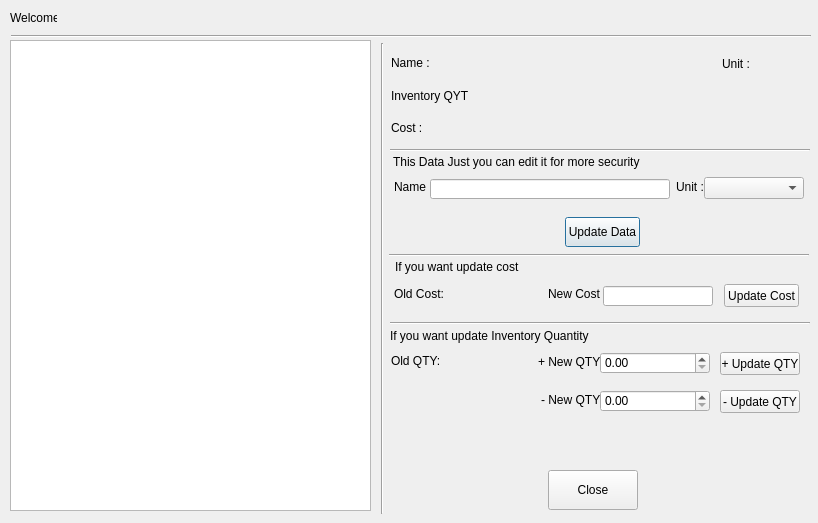
<?xml version="1.0" encoding="UTF-8"?>
<ui version="4.0">
	<class>editTODialog</class>
	<widget class="QDialog" name="editTODialog">
		<property name="geometry">
			<rect>
				<x>0</x>
				<y>0</y>
				<width>818</width>
				<height>523</height>
			</rect>
		</property>
		<property name="windowTitle">
			<string>Edit Tools</string>
		</property>
		<widget class="QLabel" name="label">
			<property name="geometry">
				<rect>
					<x>10</x>
					<y>10</y>
					<width>47</width>
					<height>16</height>
				</rect>
			</property>
			<property name="text">
				<string>Welcome,</string>
			</property>
		</widget>
		<widget class="QLabel" name="loggeduserlbl">
			<property name="geometry">
				<rect>
					<x>61</x>
					<y>11</y>
					<width>170</width>
					<height>16</height>
				</rect>
			</property>
			<property name="font">
				<font>
					<weight>75</weight>
					<bold>true</bold>
				</font>
			</property>
			<property name="text">
				<string/>
			</property>
		</widget>
		<widget class="Line" name="line">
			<property name="geometry">
				<rect>
					<x>11</x>
					<y>28</y>
					<width>800</width>
					<height>16</height>
				</rect>
			</property>
			<property name="orientation">
				<enum>Qt::Horizontal</enum>
			</property>
		</widget>
		<widget class="QWidget" name="verticalLayoutWidget">
			<property name="geometry">
				<rect>
					<x>391</x>
					<y>50</y>
					<width>81</width>
					<height>91</height>
				</rect>
			</property>
			<layout class="QVBoxLayout" name="verticalLayout">
				<item>
					<widget class="QLabel" name="label_3">
						<property name="text">
							<string>Name :</string>
						</property>
					</widget>
				</item>
				<item>
					<widget class="QLabel" name="label_4">
						<property name="text">
							<string>Inventory QYT :</string>
						</property>
					</widget>
				</item>
				<item>
					<widget class="QLabel" name="label_8">
						<property name="text">
							<string>Cost :</string>
						</property>
					</widget>
				</item>
			</layout>
		</widget>
		<widget class="Line" name="line_2">
			<property name="geometry">
				<rect>
					<x>372</x>
					<y>43</y>
					<width>20</width>
					<height>471</height>
				</rect>
			</property>
			<property name="orientation">
				<enum>Qt::Vertical</enum>
			</property>
		</widget>
		<widget class="QLabel" name="tonamelbl">
			<property name="geometry">
				<rect>
					<x>430</x>
					<y>56</y>
					<width>270</width>
					<height>20</height>
				</rect>
			</property>
			<property name="text">
				<string/>
			</property>
		</widget>
		<widget class="QLabel" name="label_7">
			<property name="geometry">
				<rect>
					<x>722</x>
					<y>54</y>
					<width>30</width>
					<height>20</height>
				</rect>
			</property>
			<property name="text">
				<string>Unit :</string>
			</property>
		</widget>
		<widget class="QLabel" name="tocostlbl">
			<property name="geometry">
				<rect>
					<x>425</x>
					<y>116</y>
					<width>131</width>
					<height>20</height>
				</rect>
			</property>
			<property name="font">
				<font>
					<weight>75</weight>
					<bold>true</bold>
				</font>
			</property>
			<property name="text">
				<string/>
			</property>
		</widget>
		<widget class="QLabel" name="tounitlbl">
			<property name="geometry">
				<rect>
					<x>750</x>
					<y>54</y>
					<width>50</width>
					<height>20</height>
				</rect>
			</property>
			<property name="text">
				<string/>
			</property>
		</widget>
		<widget class="Line" name="line_3">
			<property name="geometry">
				<rect>
					<x>390</x>
					<y>142</y>
					<width>420</width>
					<height>16</height>
				</rect>
			</property>
			<property name="orientation">
				<enum>Qt::Horizontal</enum>
			</property>
		</widget>
		<widget class="QLabel" name="label_15">
			<property name="geometry">
				<rect>
					<x>394</x>
					<y>174</y>
					<width>79</width>
					<height>26</height>
				</rect>
			</property>
			<property name="text">
				<string>Name :</string>
			</property>
		</widget>
		<widget class="QLabel" name="label_16">
			<property name="geometry">
				<rect>
					<x>676</x>
					<y>177</y>
					<width>30</width>
					<height>20</height>
				</rect>
			</property>
			<property name="text">
				<string>Unit :</string>
			</property>
		</widget>
		<widget class="QLineEdit" name="tonameled">
			<property name="geometry">
				<rect>
					<x>430</x>
					<y>179</y>
					<width>240</width>
					<height>20</height>
				</rect>
			</property>
		</widget>
		<widget class="QComboBox" name="unitcomboBox">
			<property name="geometry">
				<rect>
					<x>704</x>
					<y>177</y>
					<width>100</width>
					<height>22</height>
				</rect>
			</property>
			<item>
				<property name="text">
					<string/>
				</property>
			</item>
			<item>
				<property name="text">
					<string>Millimetre ( MM )</string>
				</property>
			</item>
			<item>
				<property name="text">
					<string>Centimeter ( CM )</string>
				</property>
			</item>
			<item>
				<property name="text">
					<string>Metre ( M )</string>
				</property>
			</item>
			<item>
				<property name="text">
					<string>Gram ( G )</string>
				</property>
			</item>
			<item>
				<property name="text">
					<string>Kilogram ( KG )</string>
				</property>
			</item>
			<item>
				<property name="text">
					<string>Each ( EA )</string>
				</property>
			</item>
			<item>
				<property name="text">
					<string>Litre ( L )</string>
				</property>
			</item>
		</widget>
		<widget class="QLabel" name="label_18">
			<property name="geometry">
				<rect>
					<x>393</x>
					<y>152</y>
					<width>400</width>
					<height>20</height>
				</rect>
			</property>
			<property name="text">
				<string>This Data Just you can edit it for more security</string>
			</property>
		</widget>
		<widget class="Line" name="line_4">
			<property name="geometry">
				<rect>
					<x>389</x>
					<y>247</y>
					<width>420</width>
					<height>16</height>
				</rect>
			</property>
			<property name="orientation">
				<enum>Qt::Horizontal</enum>
			</property>
		</widget>
		<widget class="QPushButton" name="dataupdatebtn">
			<property name="geometry">
				<rect>
					<x>565</x>
					<y>217</y>
					<width>75</width>
					<height>30</height>
				</rect>
			</property>
			<property name="text">
				<string>Update Data</string>
			</property>
		</widget>
		<widget class="QLabel" name="label_19">
			<property name="geometry">
				<rect>
					<x>395</x>
					<y>257</y>
					<width>160</width>
					<height>20</height>
				</rect>
			</property>
			<property name="text">
				<string>If you want update cost</string>
			</property>
		</widget>
		<widget class="QLabel" name="label_21">
			<property name="geometry">
				<rect>
					<x>390</x>
					<y>326</y>
					<width>400</width>
					<height>20</height>
				</rect>
			</property>
			<property name="text">
				<string>If you want update Inventory Quantity</string>
			</property>
		</widget>
		<widget class="QLabel" name="label_22">
			<property name="geometry">
				<rect>
					<x>394</x>
					<y>284</y>
					<width>50</width>
					<height>20</height>
				</rect>
			</property>
			<property name="text">
				<string>Old Cost:</string>
			</property>
		</widget>
		<widget class="QLabel" name="oldcostlbl">
			<property name="geometry">
				<rect>
					<x>443</x>
					<y>285</y>
					<width>80</width>
					<height>20</height>
				</rect>
			</property>
			<property name="font">
				<font>
					<weight>75</weight>
					<bold>true</bold>
				</font>
			</property>
			<property name="text">
				<string/>
			</property>
		</widget>
		<widget class="QLabel" name="label_24">
			<property name="geometry">
				<rect>
					<x>548</x>
					<y>284</y>
					<width>60</width>
					<height>20</height>
				</rect>
			</property>
			<property name="text">
				<string>New Cost :</string>
			</property>
		</widget>
		<widget class="QLineEdit" name="newcostled">
			<property name="geometry">
				<rect>
					<x>603</x>
					<y>286</y>
					<width>110</width>
					<height>20</height>
				</rect>
			</property>
		</widget>
		<widget class="QPushButton" name="updatecostbtn">
			<property name="geometry">
				<rect>
					<x>724</x>
					<y>284</y>
					<width>75</width>
					<height>23</height>
				</rect>
			</property>
			<property name="text">
				<string>Update Cost</string>
			</property>
		</widget>
		<widget class="Line" name="line_5">
			<property name="geometry">
				<rect>
					<x>390</x>
					<y>315</y>
					<width>420</width>
					<height>16</height>
				</rect>
			</property>
			<property name="orientation">
				<enum>Qt::Horizontal</enum>
			</property>
		</widget>
		<widget class="QPushButton" name="updateqtybtn">
			<property name="geometry">
				<rect>
					<x>720</x>
					<y>352</y>
					<width>80</width>
					<height>23</height>
				</rect>
			</property>
			<property name="text">
				<string>+ Update QTY</string>
			</property>
		</widget>
		<widget class="QLabel" name="oldqtylbl">
			<property name="geometry">
				<rect>
					<x>440</x>
					<y>352</y>
					<width>80</width>
					<height>20</height>
				</rect>
			</property>
			<property name="font">
				<font>
					<weight>75</weight>
					<bold>true</bold>
				</font>
			</property>
			<property name="text">
				<string/>
			</property>
		</widget>
		<widget class="QLabel" name="label_26">
			<property name="geometry">
				<rect>
					<x>538</x>
					<y>352</y>
					<width>70</width>
					<height>20</height>
				</rect>
			</property>
			<property name="text">
				<string>+ New QTY :</string>
			</property>
		</widget>
		<widget class="QLabel" name="label_27">
			<property name="geometry">
				<rect>
					<x>391</x>
					<y>351</y>
					<width>50</width>
					<height>20</height>
				</rect>
			</property>
			<property name="text">
				<string>Old QTY:</string>
			</property>
		</widget>
		<widget class="QDoubleSpinBox" name="newqtySpinBox">
			<property name="geometry">
				<rect>
					<x>600</x>
					<y>352</y>
					<width>110</width>
					<height>22</height>
				</rect>
			</property>
		</widget>
		<widget class="QPushButton" name="closebtn">
			<property name="geometry">
				<rect>
					<x>548</x>
					<y>470</y>
					<width>90</width>
					<height>40</height>
				</rect>
			</property>
			<property name="text">
				<string>Close</string>
			</property>
		</widget>
		<widget class="QListWidget" name="listWidget">
			<property name="geometry">
				<rect>
					<x>10</x>
					<y>40</y>
					<width>361</width>
					<height>471</height>
				</rect>
			</property>
		</widget>
		<widget class="QLabel" name="toinvqtylbl">
			<property name="geometry">
				<rect>
					<x>475</x>
					<y>88</y>
					<width>79</width>
					<height>17</height>
				</rect>
			</property>
			<property name="font">
				<font>
					<weight>75</weight>
					<bold>true</bold>
				</font>
			</property>
			<property name="text">
				<string/>
			</property>
		</widget>
		<widget class="QPushButton" name="minupdateqtybtn">
			<property name="geometry">
				<rect>
					<x>720</x>
					<y>390</y>
					<width>80</width>
					<height>23</height>
				</rect>
			</property>
			<property name="text">
				<string>- Update QTY</string>
			</property>
		</widget>
		<widget class="QLabel" name="label_28">
			<property name="geometry">
				<rect>
					<x>541</x>
					<y>390</y>
					<width>70</width>
					<height>20</height>
				</rect>
			</property>
			<property name="text">
				<string>- New QTY :</string>
			</property>
		</widget>
		<widget class="QDoubleSpinBox" name="minnewqtySpinBox_2">
			<property name="geometry">
				<rect>
					<x>600</x>
					<y>390</y>
					<width>110</width>
					<height>22</height>
				</rect>
			</property>
		</widget>
	</widget>
	<resources/>
	<connections/>
</ui>
